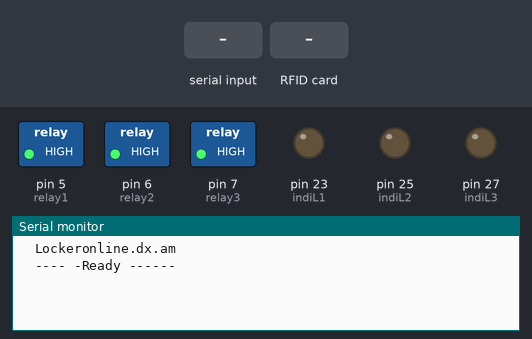
Bench run of a sketch on a simulated Arduino Mega 2560, built with avr-gcc and run on an emulated ATmega2560. On the bench: switched loads named in the sketch (green lamp = pin HIGH), output pins drawn as LEDs (lit = HIGH), the last lines printed to the serial monitor. Inputs (shaded band) come from the test bench. Pins used as bus, display or sensor lines are not drawn.

Above: at 1.4 s.
1.5 s: "m\n" received over Serial
At 2.2 s:
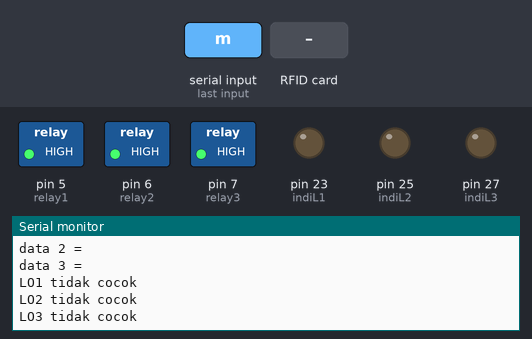
3.0 s: RFID card 5E 7A 19 C4 held to the reader
At 3.8 s:
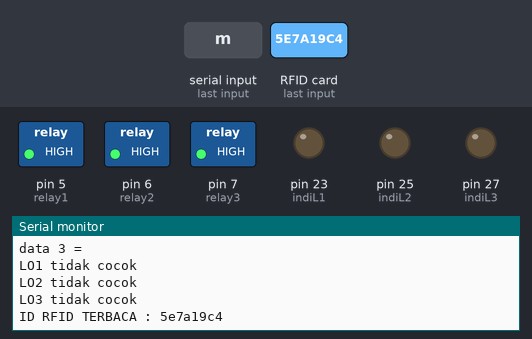
Timing chart, 0 to 6.0 s (numbered marks = the images above; inputs shaded):
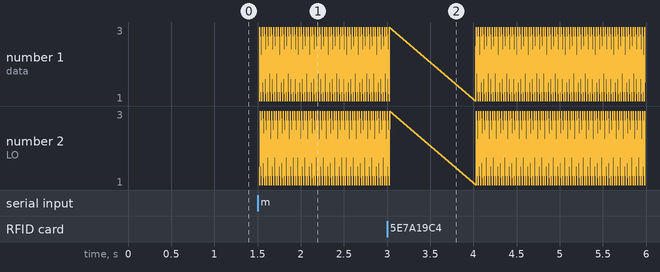

Measured:
- after the input at 1.5 s, the serial monitor: prints a new line at once (image 1)
- after the input at 3.0 s, the serial monitor: prints a new line at once (image 2)

The sketch:

Program_Locker_Online_mega.ino
```cpp
/* Pin RFID dan Arduino
 * ---------------------------------
 * RST          49
 * MISO         50
 * MOSI         51
 * SCK          52
 * SDA(SS)      53
 * ---------------------------------
 * Pin Nextion dan Arduino
 * RX           11
 * TX           10
 */

#include <SharpIR.h>
#include <SPI.h>
#include <MFRC522.h>
#include <SoftwareSerial.h>
#include <SharpIR.h>

#define relay1 5
#define relay2 6
#define relay3 7

#define indiL1 23
#define indiL2 25
#define indiL3 27

#define RS 49
#define SS 53

MFRC522 rfid(SS, RS);
MFRC522::MIFARE_Key key;
SoftwareSerial next(10, 11); // RX | TX

int i;

bool masuk;
bool parsing;

String uid;
String tagval;
String dt[20];
String dataIn = "";
String dataInLast = "*";
String message;
String cekserial;
String L1, L2, L3;

byte distance1;
byte distance2;
byte distance3;

bool locker1, locker2, locker3;

#include "pencocokan.h"
#include "Parsing_data.h"
#include "nodemcu_LO.h"

void(* me_reset)(void)=0;
void setup() {
  pinMode(relay1, OUTPUT);
  pinMode(relay2, OUTPUT);
  pinMode(relay3, OUTPUT);

  digitalWrite(relay1, 1);
  digitalWrite(relay2, 1);
  digitalWrite(relay3, 1);

  Serial.begin(115200);
  Serial3.begin(115200);
  next.begin(9600);
  digitalWrite(SS, 1);
  delay(200);
  digitalWrite(SS, 0);
  SPI.begin();
  rfid.PCD_Init();
  digitalWrite(SS, 1);

  pinMode (indiL1, OUTPUT);
  pinMode (indiL2, OUTPUT);
  pinMode (indiL3, OUTPUT);
  digitalWrite(indiL1, 0);
  digitalWrite(indiL2, 0);
  digitalWrite(indiL3, 0);

  Serial.println("  Lockeronline.dx.am");
  Serial.println("  ---- -Ready ------");
  masuk = false;
}

void loop() {
  serialxx();
  if (!next.available()) {
    if (message.length() > 14) {
      Serial.println(message);
      if (message[4] == '2' || message[4] == '4') {
        uid = "x";
        masuk = true;
        message = "";
      } else if (message[4] == '1') {
        Serial.println("------ Ready ------");
        //me_reset();
        masuk = false;
        message = "";
      }
      message = "";
    }
  }
  if (next.available()) {
    message.concat(next.read());
  }
  aktifkan();
//  readrfid();
}

void serialxx(){
  if(Serial.available()){
    char luwak = Serial.read();
    if(luwak == 'm'){
      uid = "x";
      masuk = true;
//      sensor_a = false;
    }
    else if(luwak == 'n'){
      masuk = false;
    }
  }
}

void aktifkan() {
  if (masuk == true) {
    readrfid();
    ceknode();
    pencocokan();
  } else {
    uid = "";
//    digitalWrite(relay1, 1);
//    digitalWrite(relay2, 1);
//    digitalWrite(relay3, 1);
  }
}

void readrfid() {
  if (!rfid.PICC_IsNewCardPresent()) {
    return;
  }
  if (!rfid.PICC_ReadCardSerial()) {
    return;
  }

  printHex(rfid.uid.uidByte, rfid.uid.size);
  //rfid.PICC_HaltA(); // stop reading
  if (tagval.length() >= 5) {
    if (tagval != "") {
      uid = tagval;
      Serial.print ("ID RFID TERBACA : ");
      Serial.println(uid);
      delay(1000);
    }
    tagval = "";
  }
}

void printHex(byte *buffer, byte bufferSize) {
  for (byte i = 0; i < bufferSize; i++) {
    tagval = tagval + String(buffer[i] < 0x10 ? "" : "")+
    String(buffer[i], HEX);
  }
}
```

Parsing_data.h
```cpp
void parsingData() {
  int j = 0;
  dt[j] = "";
  for( i= 1 ; i < dataInLast.length() ; i++) {
    if (dataInLast[i] == ',') {
      j++;
      dt[j] = "";
    }
    if(dataInLast[i] == '*' || dataInLast[i] == '#'){
      break;
    }
    else {
      if(dataInLast[i] == ','){
        i++;
      }
      dt[j] = dt[j] + dataInLast[i];
    }
  }
  L1 = dt[0];
  L2 = dt[1];
  L3 = dt[2];

}
```

Pencocokan.h
```cpp
void pencocokan(){
  Serial.print("data 1 = ");  Serial.println(L1);
  Serial.print("data 2 = ");  Serial.println(L2);
  Serial.print("data 3 = ");  Serial.println(L3);

  if (L1.equals(uid)) {
    Serial.println("LO1 cocok Selesai");
    delay(500);
    digitalWrite(relay1, 0);
    digitalWrite(indiL1, 1);
    delay(5000);
    digitalWrite(relay1, 1);
    digitalWrite(indiL1, 0);
    masuk = false;
  }else {
    Serial.println("LO1 tidak cocok");
    digitalWrite(relay1, 1);
  }
  if (L2.equals(uid)) {
    Serial.println("LO2 cocok Selesai");
    delay(500);
    digitalWrite(relay2, 0);
    digitalWrite(indiL2, 1);
    delay(5000);
    digitalWrite(relay2, 1);
    digitalWrite(indiL2, 0);
    masuk = false;
  }else {
    Serial.println("LO2 tidak cocok");
    digitalWrite(relay2, 1);
  }
  if (L3.equals(uid)) {
    Serial.println("LO3 cocok Selesai");
    delay(500);
    digitalWrite(relay3, 0);
    digitalWrite(indiL3, 1);
    delay(5000);
    digitalWrite(relay3, 1);
    digitalWrite(indiL3, 0);
    masuk = false;
  }
  else {
    Serial.println("LO3 tidak cocok");
    digitalWrite(relay3, 1);
  }
  if(L1.equals(uid) || L2.equals(uid) || L3.equals(uid)){
     Serial.println();
    Serial.println(" --- Ready --- ");
    Serial.println();
  }
}
```

nodemcu_LO.h
```cpp
void ceknode() {
  if (Serial3.available() > 0) {
    char inChar = (char)Serial3.read();
    dataIn += inChar;
    delay(20);
//    Serial.print("dataIn     : ");Serial.println(dataIn);
//    Serial.print("dataInLast : ");Serial.println(dataInLast);

    if (inChar == '\n' && dataInLast != dataIn) {
        parsing = true;
    }
  }
  if (parsing) {
    dataInLast = dataIn;
    parsingData();
    parsing = false;
    dataIn="";
  }
}
```
